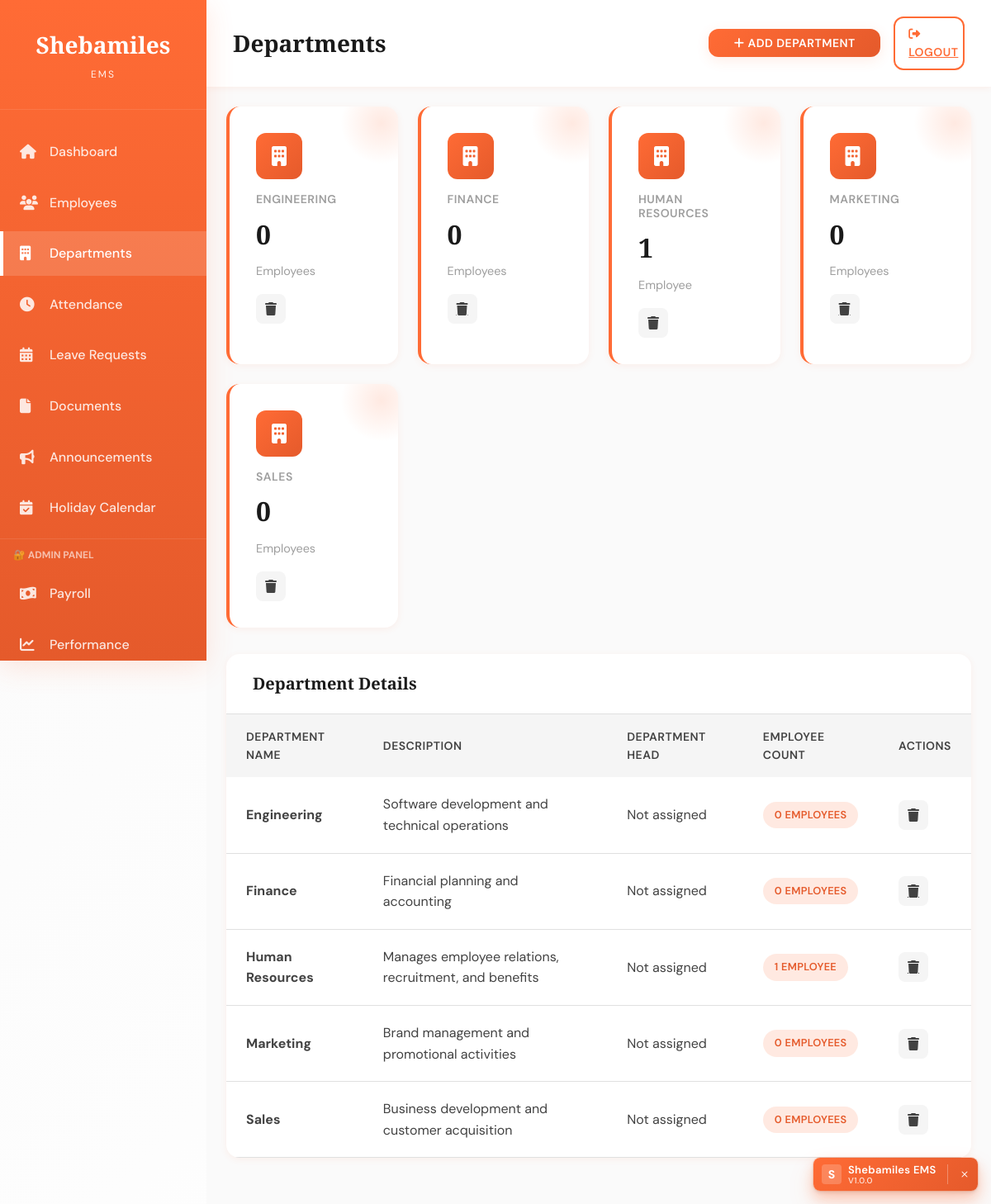
Screenshot of /departments.php (signed in) with the database file from the repository.
### tables this page shows
CREATE TABLE `departments` (
  `department_id` int(11) NOT NULL AUTO_INCREMENT,
  `department_name` varchar(100) NOT NULL,
  `description` text DEFAULT NULL,
  `head_id` int(11) DEFAULT NULL,
  `created_at` timestamp NOT NULL DEFAULT CURRENT_TIMESTAMP,
  PRIMARY KEY (`department_id`),
  KEY `head_id` (`head_id`)
);

### includes/auth.php (called while the page is built, shortened)
<?php
function isLoggedIn() {
    return isset($_SESSION['user_id']) && isset($_SESSION['username']);
}
function hasRole($role) {
    return isset($_SESSION['role']) && $_SESSION['role'] === $role;
}
function getPermissions($role = null) {
    return $permissions[$role] ?? $permissions['employee'];
}
function hasPermission($permission) {
    $role = $_SESSION['role'] ?? 'employee';
    $permissions = getPermissions($role);
    return $permissions[$permission] ?? false;
}
?>

### departments.php (the view, shortened to what this page needs)
<?php
require_once 'includes/auth.php';
$db = new Database();
$conn = $db->getConnection();
try {
    $stmt = $conn->query("SELECT d.*, COUNT(e.employee_id) as employee_count,
                          CONCAT(emp.first_name, ' ', emp.last_name) as head_name
                          FROM departments d
                          LEFT JOIN employees e ON d.department_id = e.department_id
                          LEFT JOIN employees emp ON d.head_id = emp.employee_id
                          GROUP BY d.department_id
                          ORDER BY d.department_name");
    $departments = $stmt->fetchAll();
} catch(PDOException $e) {
    $error = "Error fetching departments: " . $e->getMessage();
} catch(Exception $e) {
    $error = $e->getMessage();
}
?>
<!DOCTYPE html>
<html lang="en">
<head>
    <link rel="stylesheet" href="css/style.css">
    <link rel="stylesheet" href="https://cdnjs.cloudflare.com/ajax/libs/font-awesome/6.4.0/css/all.min.css">
</head>
<body>
    <div class="dashboard-wrapper">
        <?php include 'includes/sidebar.php'; ?>
        <main class="main-content">
            <div class="topbar">
                <h2>Departments</h2>
                <div class="topbar-actions">
                    <?php if (hasRole('admin')): ?>
                    <button onclick="showAddModal()" class="btn btn-sm btn-primary">
                        <i class="fas fa-plus"></i> Add Department
                    </button>
                    <?php endif; ?>
                    <a href="php/logout.php" class="btn btn-sm btn-outline-orange">
                        <i class="fas fa-sign-out-alt"></i> Logout
                    </a>
                </div>
            </div>
            <div class="content">
                <div class="stats-grid">
                    <?php if (empty($departments)): ?>
                        <div class="empty-state" style="grid-column: 1 / -1;">
                            <i class="fas fa-building"></i>
                            <h3>No Departments Found</h3>
                            <p>Add your first department to get started</p>
                        </div>
                    <?php else: ?>
                        <?php foreach ($departments as $dept): ?>
                        <div class="stat-card">
                            <div class="stat-card-icon">
                                <i class="fas fa-building"></i>
                            </div>
                            <h3><?php echo htmlspecialchars($dept['department_name']); ?></h3>
                            <div class="stat-card-value"><?php echo $dept['employee_count']; ?></div>
                            <p style="color: var(--medium-gray); margin-top: 0.5rem; font-size: 0.9rem;">
                                <?php echo $dept['employee_count'] == 1 ? 'Employee' : 'Employees'; ?>
                            </p>
                            <?php if (hasRole('admin')): ?>
                            <div style="margin-top: 1rem; display: flex; gap: 0.5rem;">
                                <a href="?delete=<?php echo $dept['department_id']; ?>"
                                   class="btn-icon"
                                   onclick="return confirm('Are you sure? This will unassign all employees from this department.')"
                                   title="Delete">
                                    <i class="fas fa-trash"></i>
                                </a>
                            </div>
                            <?php endif; ?>
                        </div>
                        <?php endforeach; ?>
                    <?php endif; ?>
                </div>
                <div class="table-container" style="margin-top: 2rem;">
                    <div class="table-header">
                        <h3>Department Details</h3>
                    </div>
                    <table>
                        <thead>
                            <tr>
                                <th>Department Name</th>
                                <th>Description</th>
                                <th>Department Head</th>
                                <th>Employee Count</th>
                                <th>Actions</th>
                            </tr>
                        </thead>
                        <tbody>
                            <?php if (empty($departments)): ?>
                                <tr>
                                    <td colspan="5">
                                        <div class="empty-state">
                                            <i class="fas fa-building"></i>
                                            <h3>No Departments Found</h3>
                                        </div>
                                    </td>
                                </tr>
                            <?php else: ?>
                                <?php foreach ($departments as $dept): ?>
                                <tr>
                                    <td><strong><?php echo htmlspecialchars($dept['department_name']); ?></strong></td>
                                    <td><?php echo htmlspecialchars($dept['description'] ?? 'N/A'); ?></td>
                                    <td><?php echo htmlspecialchars($dept['head_name'] ?? 'Not assigned'); ?></td>
                                    <td>
                                        <span class="badge badge-primary">
                                            <?php echo $dept['employee_count']; ?>
                                            <?php echo $dept['employee_count'] == 1 ? 'Employee' : 'Employees'; ?>
                                        </span>
                                    </td>
                                    <td>
                                        <?php if (hasRole('admin')): ?>
                                        <a href="?delete=<?php echo $dept['department_id']; ?>"
                                           class="btn-icon"
                                           title="Delete"
                                           onclick="return confirm('Are you sure you want to delete this department?')">
                                            <i class="fas fa-trash"></i>
                                        </a>
                                        <?php endif; ?>
                                    </td>
                                </tr>
                                <?php endforeach; ?>
                            <?php endif; ?>
                        </tbody>
                    </table>
                </div>
            </div>
        </main>
    </div>
    <?php include 'includes/badge.php'; ?>
</body>
</html>

### includes/sidebar.php (shortened to what this page needs)
<?php
$currentPage = basename($_SERVER['PHP_SELF']);
?>
<aside class="sidebar">
    <div class="sidebar-header">
        <a href="dashboard.php" class="sidebar-brand">
            Shebamiles
            <small>EMS</small>
        </a>
    </div>
    <ul class="sidebar-menu">
        <li>
            <a href="dashboard.php" class="<?php echo $currentPage === 'dashboard.php' ? 'active' : ''; ?>">
                <i class="fas fa-home"></i>
                <span>Dashboard</span>
            </a>
        </li>
        <?php if (hasPermission('view_employees')): ?>
        <li>
            <a href="employees.php" class="<?php echo $currentPage === 'employees.php' ? 'active' : ''; ?>">
                <i class="fas fa-users"></i>
                <span>Employees</span>
            </a>
        </li>
        <?php endif; ?>
        <?php if (hasPermission('view_departments')): ?>
        <li>
            <a href="departments.php" class="<?php echo $currentPage === 'departments.php' ? 'active' : ''; ?>">
                <i class="fas fa-building"></i>
                <span>Departments</span>
            </a>
        </li>
        <?php endif; ?>
        <?php if (hasPermission('view_attendance')): ?>
        <li>
            <a href="attendance.php" class="<?php echo $currentPage === 'attendance.php' ? 'active' : ''; ?>">
                <i class="fas fa-clock"></i>
                <span>Attendance</span>
            </a>
        </li>
        <?php endif; ?>
        <?php if (hasPermission('view_leaves')): ?>
        <li>
            <a href="leaves.php" class="<?php echo $currentPage === 'leaves.php' ? 'active' : ''; ?>">
                <i class="fas fa-calendar-alt"></i>
                <span>Leave Requests</span>
            </a>
        </li>
        <?php endif; ?>
        <?php if (hasPermission('view_documents')): ?>
        <li>
            <a href="documents.php" class="<?php echo $currentPage === 'documents.php' ? 'active' : ''; ?>">
                <i class="fas fa-file"></i>
                <span>Documents</span>
            </a>
        </li>
        <?php endif; ?>
        <li>
            <a href="announcements.php" class="<?php echo $currentPage === 'announcements.php' ? 'active' : ''; ?>">
                <i class="fas fa-bullhorn"></i>
                <span>Announcements</span>
            </a>
        </li>
        <?php if (hasPermission('view_holidays')): ?>
        <li>
            <a href="holiday-calendar.php" class="<?php echo $currentPage === 'holiday-calendar.php' ? 'active' : ''; ?>">
                <i class="fas fa-calendar-check"></i>
                <span>Holiday Calendar</span>
            </a>
        </li>
        <?php endif; ?>
        <?php if (hasRole('admin')): ?>
        <li style="border-top: 1px solid rgba(255,255,255,0.1); margin: 10px 0; padding-top: 10px;">
            <span style="font-size: 0.75rem; color: rgba(255,255,255,0.6); text-transform: uppercase; font-weight: 700; padding: 0 1rem; display: block; margin-bottom: 0.5rem;">
                🔐 Admin Panel
            </span>
        </li>
        <?php if (hasPermission('view_payroll')): ?>
        <li>
            <a href="payroll.php" class="<?php echo $currentPage === 'payroll.php' ? 'active' : ''; ?>">
                <i class="fas fa-money-bill-wave"></i>
                <span>Payroll</span>
            </a>
        </li>
        <?php endif; ?>
        <?php if (hasPermission('view_performance')): ?>
        <li>
            <a href="performance.php" class="<?php echo $currentPage === 'performance.php' ? 'active' : ''; ?>">
                <i class="fas fa-chart-line"></i>
                <span>Performance</span>
            </a>
        </li>
        <?php endif; ?>
        <?php endif; ?>
    </ul>
</aside>

### includes/badge.php (shortened to what this page needs)
<aside
    id="shebamiles-badge"
    role="complementary"
    aria-label="Shebamiles EMS Information">
    <div id="shebamiles-badge-content">
        <div id="shebamiles-badge-logo">S</div>
        <div id="shebamiles-badge-text">
            <span id="shebamiles-badge-title">Shebamiles EMS</span>
            <span id="shebamiles-badge-subtitle">v1.0.0</span>
        </div>
    </div>
    <button
        id="shebamiles-badge-close"
        aria-label="Dismiss badge"
        title="Dismiss"
        type="button">
        <svg xmlns="http://www.w3.org/2000/svg" width="16" height="16" fill="none" viewBox="0 0 16 16" aria-hidden="true">
            <path d="M10.646 4.646a.5.5 0 1 1 .707.708L8.707 8l2.646 2.646a.5.5 0 1 1-.707.707L8 8.707l-2.646 2.646a.5.5 0 1 1-.708-.707L7.293 8 4.646 5.354a.5.5 0 1 1 .708-.708L8 7.293l2.646-2.647Z"/>
        </svg>
    </button>
</aside>

### includes/badge.php (style rules this page uses)
#shebamiles-badge { --badge-bg: #FF6B35; --badge-bg-dark: #E55A2B; --badge-text: #FFFFFF; --badge-text-secondary: rgba(255, 255, 255, 0.85); --badge-radius: 8px; --badge-padding: 10px; --badge-gap: 8px; --badge-shadow: 0 0 0 1px rgba(255, 107, 53, 0.2), 0 2px 4px rgba(0, 0, 0, 0.1), 0 8px 16px rgba(255, 107, 53, 0.3), 0 16px 32px rgba(255, 107, 53, 0.15); --badge-transition-duration: 0.3s; --badge-transition-easing: cubic-bezier(0.4, 0, 0.2, 1); --focus-color: #FFA07A; --focus-offset: 2px; --focus-width: 2px; position: fixed; bottom: 16px; right: 16px; height: 40px; display: flex; align-items: center; z-index: 999999; background: linear-gradient(135deg, var(--badge-bg), var(--badge-bg-dark)); color: var(--badge-text); border-radius: var(--badge-radius); box-shadow: var(--badge-shadow); font-size: 13px; font-family: 'DM Sans', -apple-system, BlinkMacSystemFont, 'Segoe UI', Roboto, sans-serif; font-weight: 500; text-transform: none; transform: translateZ(0); will-change: transform, opacity; opacity: 0; animation: slideInUp 0.5s ease forwards 0.5s; }
#shebamiles-badge-content { display: flex; align-items: center; gap: var(--badge-gap); padding: 0 var(--badge-padding); height: 100%; color: inherit; white-space: nowrap; transition: all var(--badge-transition-duration) var(--badge-transition-easing); }
#shebamiles-badge-logo { display: flex; align-items: center; justify-content: center; width: 24px; height: 24px; background: rgba(255, 255, 255, 0.2); border-radius: 4px; font-weight: 700; font-size: 14px; transition: all var(--badge-transition-duration) var(--badge-transition-easing); }
#shebamiles-badge-text { line-height: 1; display: flex; flex-direction: column; gap: 2px; }
#shebamiles-badge-title { font-weight: 600; font-size: 13px; letter-spacing: 0.3px; }
#shebamiles-badge-subtitle { font-size: 10px; opacity: 0.85; letter-spacing: 0.5px; text-transform: uppercase; }
#shebamiles-badge-close { width: 32px; height: 40px; min-width: 32px; cursor: pointer; background: none; border: none; padding: 0; display: flex; align-items: center; justify-content: center; border-radius: 0 var(--badge-radius) var(--badge-radius) 0; flex-shrink: 0; transition: all var(--badge-transition-duration) var(--badge-transition-easing); }
#shebamiles-badge::before { content: ''; position: absolute; top: 0; left: 0; right: 0; bottom: 0; border-radius: var(--badge-radius); background: linear-gradient(135deg, rgba(255, 255, 255, 0.2), rgba(255, 255, 255, 0)); opacity: 0; transition: opacity var(--badge-transition-duration) var(--badge-transition-easing); pointer-events: none; }

### rows the page displays
departments: department_name "ENGINEERING", employee_count "0", shows "Employees", department_name "Engineering", description "Software development and technical operations", head_name "Not assigned", shows "EMPLOYEES"
departments: department_name "FINANCE", employee_count "0", shows "Employees", department_name "Finance", description "Financial planning and accounting", head_name "Not assigned", shows "EMPLOYEES"
departments: department_name "HUMAN RESOURCES", employee_count "1", shows "Employee", department_name "Human Resources", description "Manages employee relations, recruitment, and benefits", head_name "Not assigned", shows "EMPLOYEE"
departments: department_name "MARKETING", employee_count "0", shows "Employees", department_name "Marketing", description "Brand management and promotional activities", head_name "Not assigned", shows "EMPLOYEES"
departments: department_name "SALES", employee_count "0", shows "Employees", department_name "Sales", description "Business development and customer acquisition", head_name "Not assigned", shows "EMPLOYEES"
